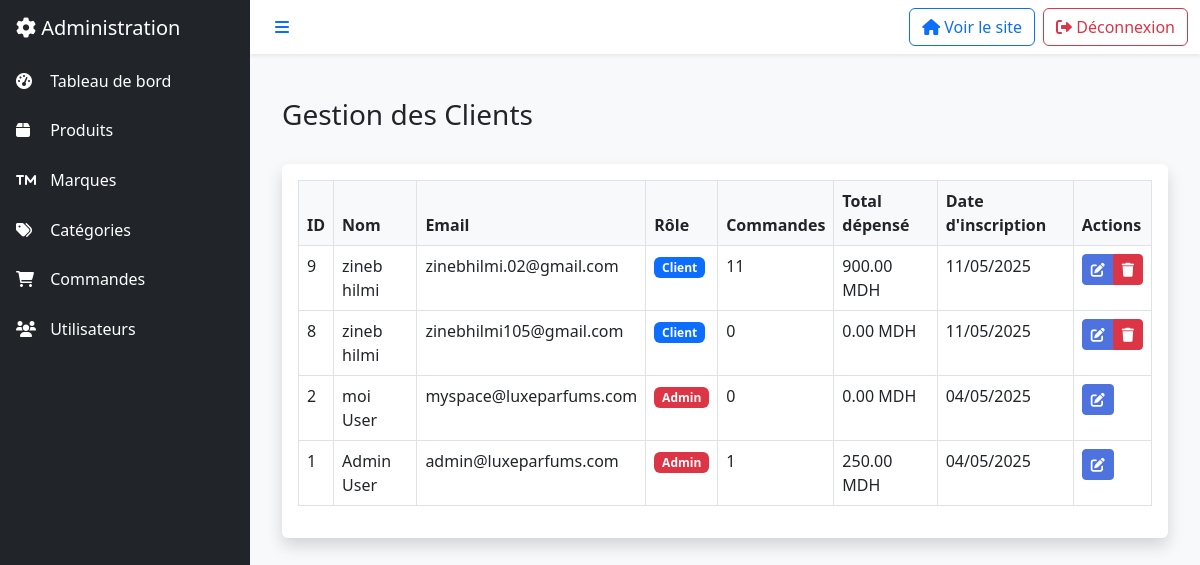
The page /parfum/admin/users.php (signed in) on the database its author committed.
### tables this page shows
CREATE TABLE IF NOT EXISTS `users` (
  `id` int NOT NULL AUTO_INCREMENT,
  `username` varchar(50) NOT NULL,
  `email` varchar(100) NOT NULL,
  `password` varchar(255) NOT NULL,
  `role` enum('admin','client') NOT NULL DEFAULT 'client',
  `first_name` varchar(50) DEFAULT NULL,
  `last_name` varchar(50) DEFAULT NULL,
  `address` text,
  `city` varchar(100) DEFAULT NULL,
  `postal_code` varchar(20) DEFAULT NULL,
  `country` varchar(100) DEFAULT NULL,
  `phone` varchar(20) DEFAULT NULL,
  `created_at` timestamp NULL DEFAULT CURRENT_TIMESTAMP,
  `updated_at` timestamp NULL DEFAULT CURRENT_TIMESTAMP ON UPDATE CURRENT_TIMESTAMP,
  PRIMARY KEY (`id`),
  UNIQUE KEY `username` (`username`),
  UNIQUE KEY `email` (`email`)
);

### parfum/admin/users.php (the view, shortened to what this page needs)
<?php
require_once '../includes/admin_header.php';
$stmt = $pdo->query("
    SELECT u.*,
           COUNT(DISTINCT o.id) as total_orders,
           COALESCE(SUM(o.total_amount), 0) as total_spent
    FROM users u
    LEFT JOIN orders o ON u.id = o.user_id
    GROUP BY u.id
    ORDER BY u.created_at DESC
");
$users = $stmt->fetchAll();
?>
<div class="container-fluid py-4">
    <div class="d-flex justify-content-between align-items-center mb-4">
        <h1 class="h3">Gestion des Clients</h1>
    </div>
    <div class="card shadow">
        <div class="card-body">
            <div class="table-responsive">
                <table class="table table-bordered" width="100%" cellspacing="0">
                    <thead>
                        <tr>
                            <th>ID</th>
                            <th>Nom</th>
                            <th>Email</th>
                            <th>Rôle</th>
                            <th>Commandes</th>
                            <th>Total dépensé</th>
                            <th>Date d'inscription</th>
                            <th>Actions</th>
                        </tr>
                    </thead>
                    <tbody>
                        <?php foreach ($users as $user): ?>
                            <tr>
                                <td><?php echo $user['id']; ?></td>
                                <td><?php echo htmlspecialchars($user['first_name'] . ' ' . $user['last_name']); ?></td>
                                <td><?php echo htmlspecialchars($user['email']); ?></td>
                                <td>
                                    <span class="badge bg-<?php echo $user['role'] === 'admin' ? 'danger' : 'primary'; ?>">
                                        <?php echo ucfirst($user['role']); ?>
                                    </span>
                                </td>
                                <td><?php echo $user['total_orders']; ?></td>
                                <td><?php echo number_format($user['total_spent'], 2); ?> MDH</td>
                                <td><?php echo date('d/m/Y', strtotime($user['created_at'])); ?></td>
                                <td>
                                    <div class="btn-group">
                                        <a href="user_form.php?id=<?php echo $user['id']; ?>"
                                           class="btn btn-sm btn-primary">
                                            <i class="fas fa-edit"></i>
                                        </a>
                                        <?php if ($user['role'] !== 'admin'): ?>
                                            <button type="button"
                                                    class="btn btn-sm btn-danger"
                                                    data-bs-toggle="modal"
                                                    data-bs-target="#deleteModal<?php echo $user['id']; ?>">
                                                <i class="fas fa-trash"></i>
                                            </button>
                                        <?php endif; ?>
                                    </div>
                                </td>
                            </tr>
                        <?php endforeach; ?>
                    </tbody>
                </table>
            </div>
        </div>
    </div>
</div>
<?php require_once '../includes/admin_footer.php'; ?>

### parfum/assets/css/admin.css (style rules this page uses)
.card { border: none; box-shadow: 0 0.15rem 1.75rem 0 rgba(58, 59, 69, 0.15); }
.table th { font-weight: 600; background-color: #f8f9fa; }
.btn-primary { background-color: #4e73df; border-color: #4e73df; }

### rows shown on the page
users: id "9", first_name+last_name "zineb hilmi", email "zinebhilmi.02@gmail.com", role "Client", total_orders "11", total_spent "900.00", created_at "11/05/2025"
users: id "8", first_name+last_name "zineb hilmi", email "zinebhilmi105@gmail.com", role "Client", total_orders "0", total_spent "0.00", created_at "11/05/2025"
users: id "2", first_name+last_name "moi User", email "myspace@luxeparfums.com", role "Admin", total_orders "0", total_spent "0.00", created_at "04/05/2025"
users: id "1", first_name+last_name "Admin User", email "admin@luxeparfums.com", role "Admin", total_orders "1", total_spent "250.00", created_at "04/05/2025"
